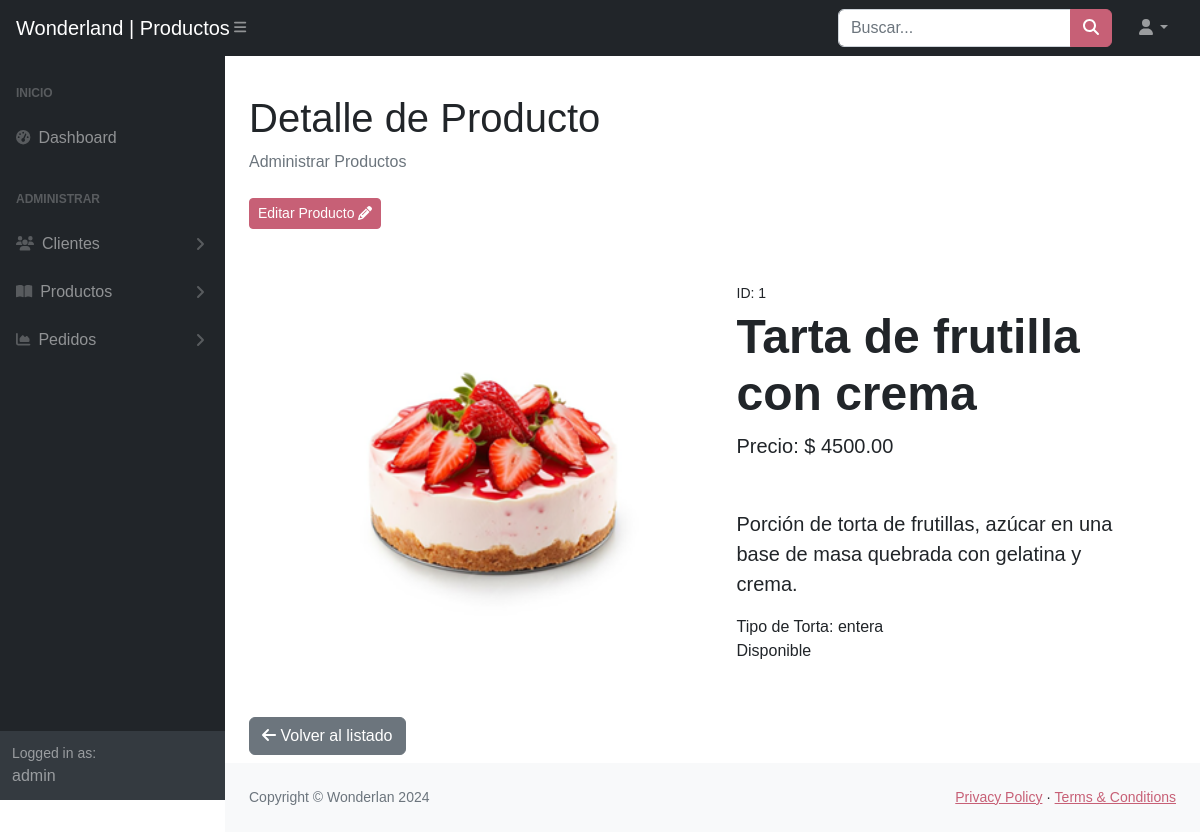
Page /admin/vistas/producto_detalle.php?id=1 (signed in) on the committed database.
### tables this page shows
CREATE TABLE IF NOT EXISTS `producto` (
  `id_producto` int(11) NOT NULL AUTO_INCREMENT,
  `nombre_producto` varchar(100) NOT NULL,
  `descripcion` text DEFAULT NULL,
  `imagen` text DEFAULT NULL,
  `tipo_torta` enum('entera','mediana','porción') NOT NULL,
  `precio` decimal(10,2) NOT NULL,
  `disponible` tinyint(1) DEFAULT 1,
  PRIMARY KEY (`id_producto`)
);

### admin/includes/productos/leer_producto.php (called while the page is built)
<?php
if (isset($_GET['id'])) {
    $id = $_GET['id'];
    $sql = "SELECT * FROM producto WHERE id_producto = ?";
    $stmt = $conn->prepare($sql);
    $stmt->bind_param("i", $id);
    $stmt->execute();
    $result = $stmt->get_result();
    $producto = $result->fetch_assoc();
}

### admin/vistas/producto_detalle.php (the view, shortened to what this page needs)
<?php
include '../includes/config.php';
include '../includes/productos/leer_producto.php';
?>
<!DOCTYPE html>
<html lang="en">
<?php
include "../includes/head.php";
?>
<body class="sb-nav-fixed">
    <?php include "../includes/nav.php";?>
    <div id="layoutSidenav">
        <?php include "../includes/sidemenu.php";?>
        <div id="layoutSidenav_content">
            <main>
                <div class="container-fluid px-4">
                    <h1 class="mt-4">Detalle de Producto</h1>
                    <ol class="breadcrumb mb-4">
                        <li class="breadcrumb-item active">Administrar Productos</li>
                    </ol>
                    <div class="text-right mb-3">
                        <a href="/admin/vistas/actualizar_producto.php?id=<?php echo $producto['id_producto']; ?>"
                            class="btn btn-primary btn-sm">Editar Producto <i class="fa-solid fa-pencil"></i></a>
                    </div>
                    <div class="container px-4 px-lg-5 my-5">
                        <div class="row gx-4 gx-lg-5 align-items-center">
                            <div class="col-md-6"><img class="card-img-top mb-5 mb-md-0"
                                    src="<?php echo $producto['imagen']; ?>" alt="..."></div>
                            <div class="col-md-6">
                                <div class="small mb-1">ID: <?php echo $producto['id_producto']; ?></div>
                                <h1 class="display-5 fw-bolder"><?php echo $producto['nombre_producto']; ?></h1>
                                <div class="fs-5 mb-5">
                                    Precio:
                                    <span class="">$ <?php echo $producto['precio']; ?></span>
                                </div>
                                <p class="lead"><?php echo $producto['descripcion']; ?></p>
                                <div for="tipo_torta">Tipo de Torta: <?php echo $producto['tipo_torta']; ?></div>
                                <div class="d-flex">
                                    <?php echo ($producto['disponible']) ? 'Disponible' : 'No disponible'; ?>
                                </div>
                            </div>
                        </div>
                    </div>
                    <div class="text-right mb-2">
                        <a href="productos.php" class="btn btn-secondary"><i class="fa-solid fa-arrow-left"></i>
                            Volver
                            al listado</a>
                    </div>
                </div>
            </main>
            <?php include '../includes/footer.php';?>
        </div>
    </div>
</body>
</html>

### rows in the picture
producto: imagen (picture), id_producto "1", nombre_producto "Tarta de frutilla con crema", precio "4500.00", descripcion "Porción de torta de frutillas, azúcar en una base de masa quebrada con gelatina y crema.", tipo_torta "entera"

### other values in the picture
$title "Wonderland | Productos"
$_SESSION['username'] "admin"
